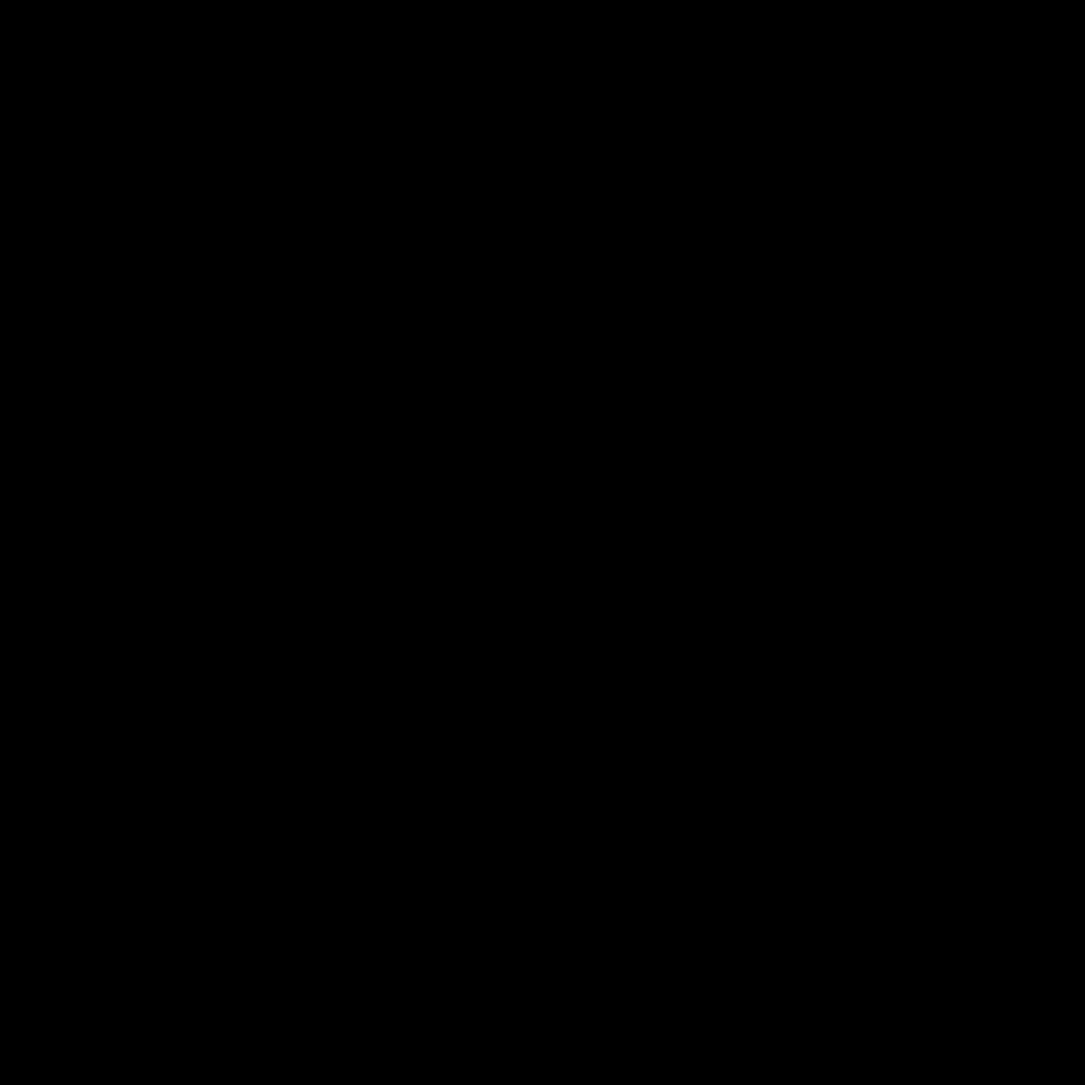
Frame 1 (no input)
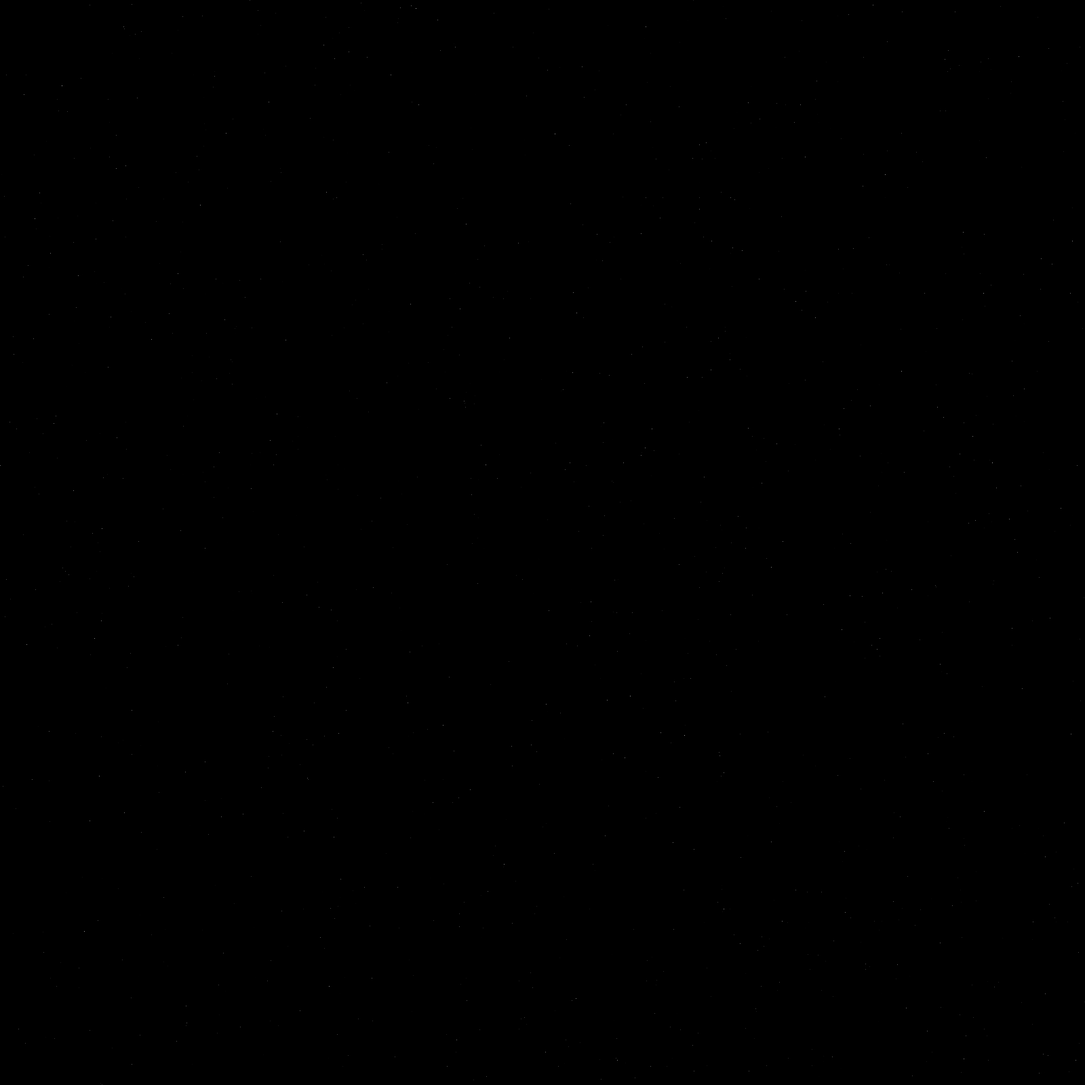
Frame 60 (the mouse pressed at the canvas centre just before this capture)
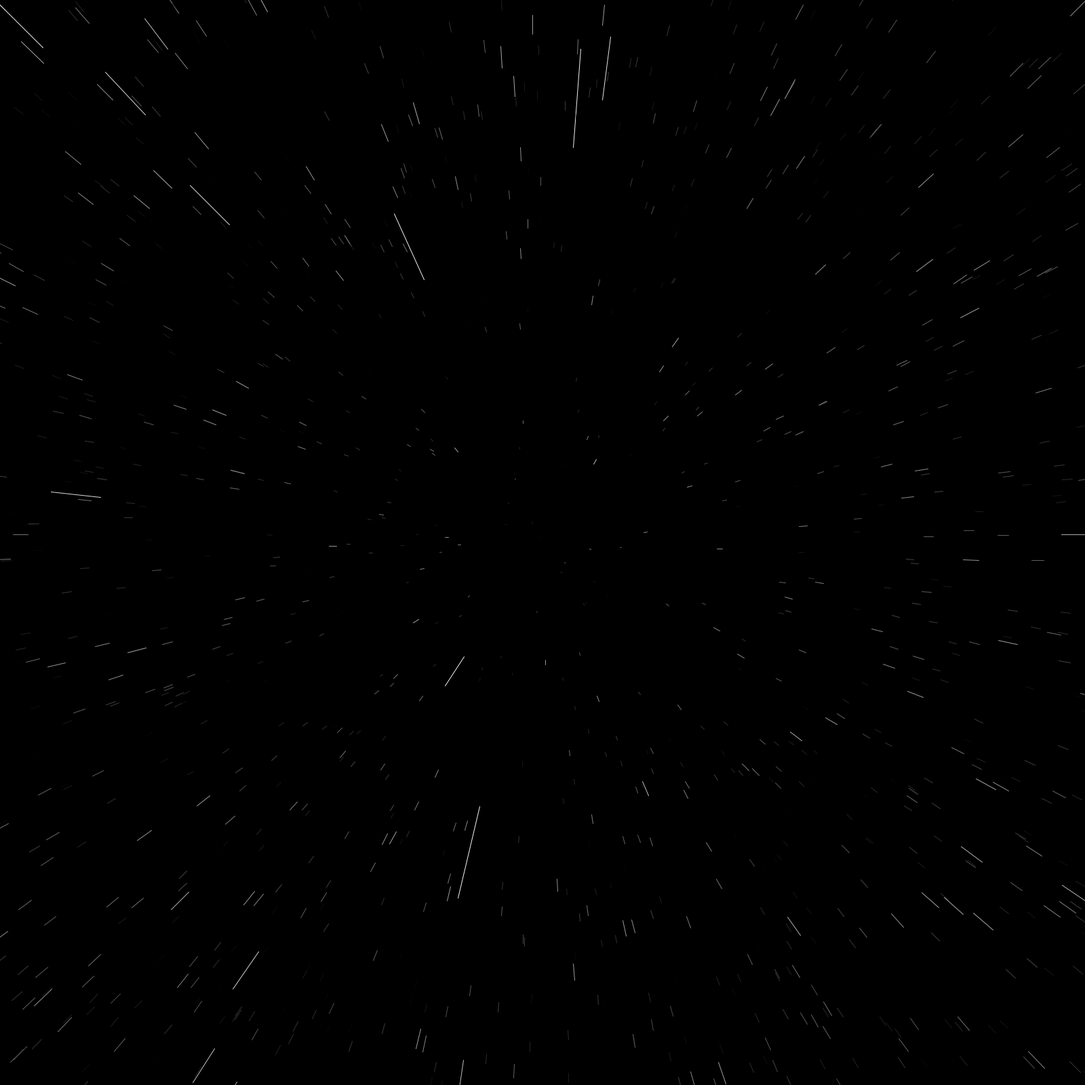
Frame 120 (the mouse held since frame 60 and released just before this capture)

The Processing sketch that drew these frames (run headless with seeded random() and noise(); from frame 60 on, the mouse is pressed at the canvas centre):

// Processing sketch: StarField
// ── StarField.pde
Star[] starsArray = new Star[4000];

float speed;
void setup() {
  
  size(1600, 1600);
  for (int i = 0; i < starsArray.length; i++) {
    starsArray[i] = new Star();
  }
  
}

void draw() {
 speed = map(mouseX, 0, width, 0, 50);
 background(0); // space is black, so 0
 translate(width/2, height/2);
 for (int i = 0; i < starsArray.length; i++) {
    starsArray[i].update();
    starsArray[i].display();
  }
  
}

// ── Star.pde
class Star {
  float x;
  float y;
  float z;
  
  float pz; // previous Z

  Star() {
    x = random(-width/2, width/2);
    y = random(-height/2, height/2);
    z = random(width);
  }
  
  void update() {
    z = z - speed;
    if (z < abs(x) || z < abs(y)) { // reduce recycling delays while x or y spin way beyond width or height
      z = width;
      x = random(-width, width);
      y = random(-height, height);
      pz = z;
      
    }
  }
  
  void display() {
    fill(255);
    noStroke();
    
    float sx = map(x / z, 0, 1, 0, width);
    float sy = map(y / z, 0, 1, 0, height);
    
    float r = map(z, 0, width, 16, 0); // Re-maps a Z from one range to another
    //ellipse(sx, sy, r, r);
    
    float px = map(x / pz, 0, 1, 0, width);
    float py = map(y / pz, 0, 1, 0, height);
    
    pz = z;
    
    //stroke(255);
    stroke(map(z,width,0,0,255)); //Changing the colour of each star from white to a shade of grey according to distance.
    line(px, py, sx, sy);
    
   
  }
}
